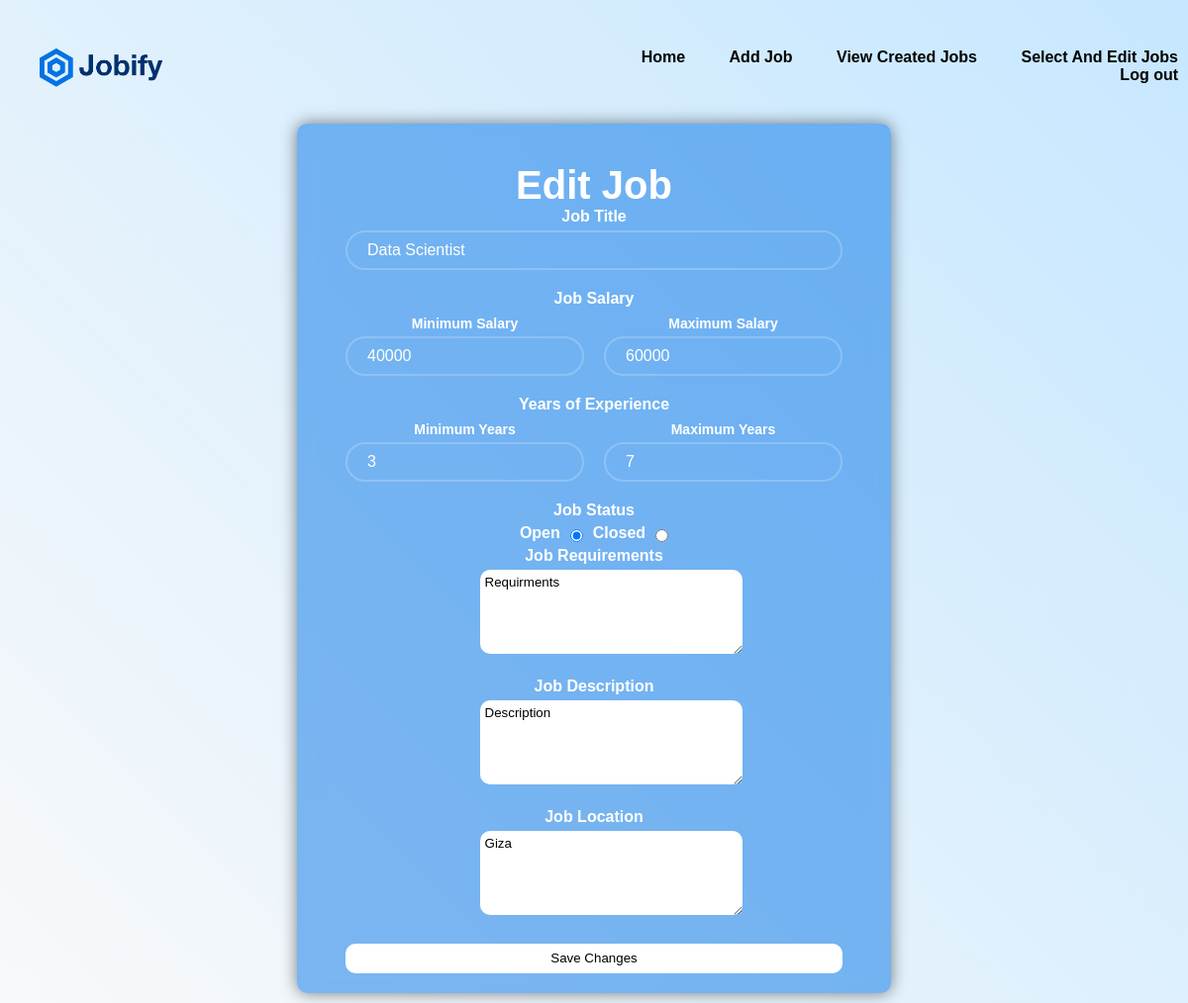
The app's page /editAdminJob/8/ (signed in), older data.
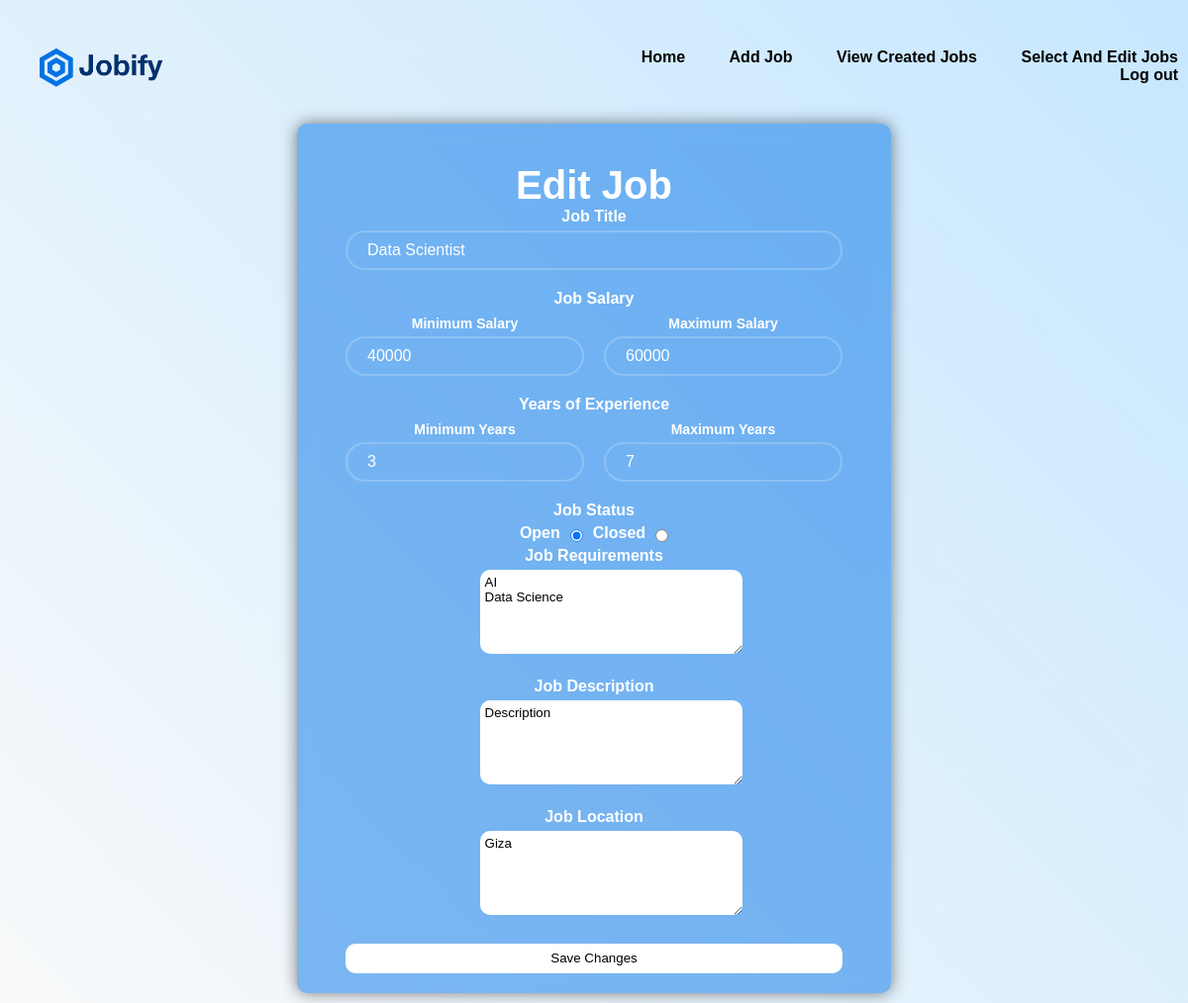
The same page, newer data.
### base/models.py (models this page shows, shortened)
class Job(models.Model):
    STATUS_CHOICES = [
        ('Open', 'Open'),
        ('Closed', 'Closed'),
    ]
    employer = models.ForeignKey(User, on_delete=models.CASCADE, related_name='posted_jobs')
    title = models.CharField(max_length=200)
    description = models.TextField()
    min_experience = models.IntegerField(default=0, null = False)  # New: For filtering
    max_experience = models.IntegerField(default=1, null = False)   # New
    min_salary = models.IntegerField(default=0, null = False)      # New: Replace CharField
    max_salary = models.IntegerField(default=0, null = False)      # New
    requirements = models.TextField()
    location = models.CharField(max_length=200)
    status = models.CharField(max_length=10, choices=STATUS_CHOICES, default='Open')  # New
    datePosted = models.DateTimeField(auto_now_add=True)
    updateDate = models.DateTimeField(auto_now=True)
    class Meta:
        ordering = ['-updateDate', '-datePosted']

### base/views.py (the view, shortened to what this page needs)
# urls.py: path('editAdminJob/<int:job_id>/', views.editAdminJob, name='editAdminJob'),
@login_required(login_url='login')
def editAdminJob(request, job_id):
    if not request.user.is_admin:
        messages.error(request, "Unauthorized access")
        return redirect('home')
    job = get_object_or_404(Job, id=job_id, employer=request.user)
    experience_range = f"{job.min_experience}-{job.max_experience} years experience"
    salary_range = f"{job.min_salary}${job.max_salary}$"
    return render(request, 'base/editAdminJob.html', {
        'job': job,
        'experience_range': experience_range,
        'salary_range': salary_range
    })

### base/templates/base/editAdminJob.html (shortened to what this page needs)
{% extends "main.html" %}
{% load static %}
{% block styles %}
<link rel="stylesheet" href="{% static 'css/global.css' %}">
<link rel="stylesheet" href="{% static 'css/addJobOpportunity.css' %}">
{% endblock styles %}
{% block content %}
    <div class="job-opport">
        <h1>Edit Job</h1>
        <form method="POST" class="add-details">
            <div class="input-box">
                <label><strong>Job Title</strong></label>
                <input type="text" name="job-title" value="{{ job.title }}" placeholder="Write the Job title here" required>
            </div>
            <div class="input-box">
                <label><strong>Job Salary</strong></label>
                <div class="range-inputs">
                    <div class="range-group">
                        <label>Minimum Salary</label>
                        <input type="text" name="min_salary" value="{{ job.min_salary }}" placeholder="min salary" required>
                    </div>
                    <div class="range-group">
                        <label>Maximum Salary</label>
                        <input type="text" name="max_salary" value="{{ job.max_salary }}" placeholder="max salary" required>
                    </div>
                </div>
            </div>
            <div class="input-box">
                <label><strong>Years of Experience</strong></label>
                <div class="range-inputs">
                    <div class="range-group">
                        <label>Minimum Years</label>
                        <input type="text" name="min_experience" value="{{ job.min_experience }}" placeholder="min experience" required>
                    </div>
                    <div class="range-group">
                        <label>Maximum Years</label>
                        <input type="text" name="max_experience" value="{{ job.max_experience }}" placeholder="max experience" required>
                    </div>
                </div>
            </div>
            <label><strong>Job Status</strong></label>
            <div class="stat">
                <label>Open</label>
                <input type="radio" name="status" value="Open" {% if job.status == "Open" %}checked{% endif %}>
                <label>Closed</label>
                <input type="radio" name="status" value="Closed" {% if job.status == "Closed" %}checked{% endif %}>
            </div>
            <div class="input-box">
                <label><strong>Job Requirements</strong></label>
                <textarea class="dis" name="Requirements" placeholder="Write the requirements here" cols="30" rows="5" required>{{ job.requirements }}</textarea>
            </div>
            <div class="input-box">
                <label><strong>Job Description</strong></label>
                <textarea class="dis" name="Description" placeholder="Write the description here" cols="30" rows="5" required>{{ job.description }}</textarea>
            </div>
            <div class="input-box">
                <label><strong>Job Location</strong></label>
                <textarea class="dis" name="Location" placeholder="Write the location here" cols="30" rows="5" required>{{ job.location }}</textarea>
            </div>
            <button class="btn" type="submit">Save Changes</button>
        </form>
    </div>
{% endblock %}

Row changes from the older to the newer data that the page shows:
changed Job "Data Scientist": Requirements "Requirments" → "AI Data Science"
